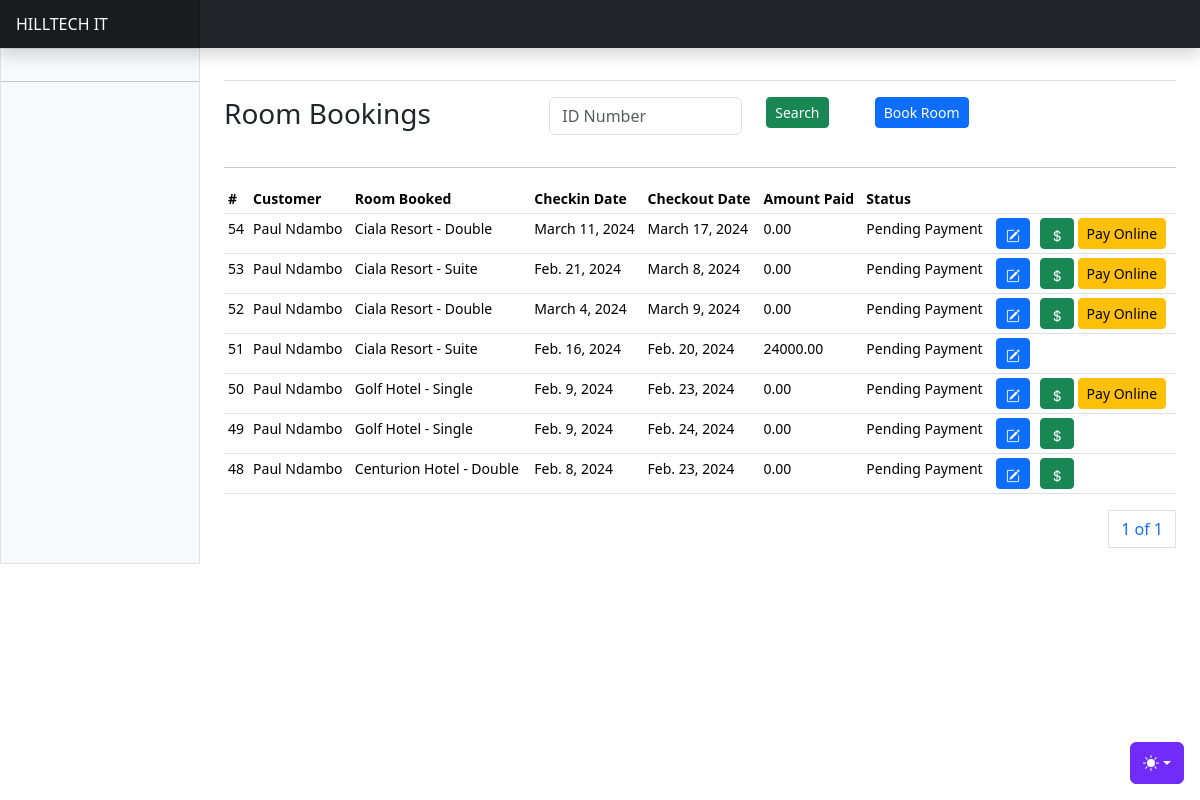
The page /bookings/ on the database its author committed.
### apps/bookings/models.py (models this page shows, shortened)
class RoomBooking(AbstractBaseModel):
    user = models.ForeignKey("users.User", on_delete=models.CASCADE, related_name="customerbookings")
    room = models.ForeignKey("property.PropertyRoom", on_delete=models.SET_NULL, null=True, related_name="roombookings")
    booked_from = models.DateField()
    booked_to = models.DateField()
    amount_expected = models.DecimalField(max_digits=100, decimal_places=2, default=0)
    amount_paid = models.DecimalField(max_digits=100, decimal_places=2)
    days_booked = models.IntegerField(default=0)
    fully_paid = models.BooleanField(default=False)
    rooms_booked = models.IntegerField(default=1)
    payment_link = models.URLField(null=True)
    reference = models.CharField(max_length=255, null=True)
    transaction_id = models.CharField(max_length=255, null=True)
    is_over = models.BooleanField(default=False)
    status = models.CharField(
        max_length=255,
        null=True,
        default="Pending Payment",
        choices=BOOKING_STATUS_CHOICES,
    )
    payment_notif_send = models.BooleanField(default=False)
    notif_send = models.BooleanField(default=False)

### apps/users/models.py (models this page shows, shortened)
class User(AbstractUser, AbstractBaseModel):
    role = models.CharField(choices=ROLE_CHOICES, max_length=32, null=True)
    phone_number = models.CharField(max_length=255, null=True)
    id_number = models.CharField(max_length=255, null=True)
    gender = models.CharField(max_length=255, null=True, choices=GENDER_CHOICES)
    date_of_birth = models.DateField(null=True)
    city = models.CharField(max_length=255, null=True)
    country = models.CharField(max_length=255, null=True)
    address = models.CharField(max_length=255, null=True)
    token = models.CharField(null=True, max_length=255)
    token_expiration_date = models.DateTimeField(null=True)
    activation_date = models.DateTimeField(null=True)
    position = models.CharField(
        max_length=255, choices=STAFF_POSITION_CHOICES, null=True
    )
    def name(self):
        return f"{self.first_name} {self.last_name}"

### apps/property/models.py (models this page shows, shortened)
class PropertyRoom(AbstractBaseModel):
    property = models.ForeignKey(Property, on_delete=models.CASCADE, related_name="propertyrooms")
    room_type = models.CharField(max_length=255, choices=ROOM_TYPES, null=True)
    rooms_number = models.IntegerField(default=0)
    occupancy_capacity = models.PositiveIntegerField(null=True)
    amenities = models.JSONField(default=list)
    view = models.CharField(max_length=255, choices=VIEW_CHOICES, blank=True, null=True)
    smoking_room = models.BooleanField(default=False)
    accessibility_features = models.BooleanField(default=False)
    rate = models.DecimalField(max_digits=10, decimal_places=2, default=0)
    check_in_time = models.TimeField(null=True)
    check_out_time = models.TimeField(null=True)
    available = models.BooleanField(default=True)
    status = models.CharField(
        max_length=255, choices=ROOM_STATUS_CHOICES, default="Available"
    )  # Available, Reserved, Canceled, etc
    booked = models.IntegerField(default=0)
    charge_per_night = models.DecimalField(max_digits=100, decimal_places=2, default=0)

class Property(AbstractBaseModel):
    owner = models.ForeignKey("users.User", on_delete=models.SET_NULL, null=True, related_name="listedproperties")
    name = models.CharField(max_length=255)
    location = models.CharField(max_length=255)
    city = models.CharField(max_length=255)
    country = models.CharField(max_length=255)
    property_type = models.CharField(max_length=255, choices=PROPERTY_TYPE_CHOICES)
    address = models.CharField(max_length=255)
    contact_number = models.CharField(max_length=255)
    email = models.EmailField(null=True)
    cost = models.DecimalField(max_digits=100, decimal_places=2, default=0, null=True)
    number_of_rooms = models.IntegerField(default=0, null=True)
    capacity = models.IntegerField(default=0)
    profile_image = models.ImageField(upload_to="property_images/", null=True)
    approval_status = models.CharField(
        max_length=255, default="Pending", choices=APPROVAL_CHOICES
    )
    children_allowed = models.IntegerField(default=0)
    adults_allowed = models.IntegerField(default=0)
    amenities = models.JSONField(default=list)
    pets_allowed = models.BooleanField(default=True)
    smoking_allowed = models.BooleanField(default=True)

### apps/bookings/views.py (the view)
# urls.py: path("bookings/", include("apps.bookings.urls")),
def bookings(request):
    bookings = RoomBooking.objects.all().order_by("-created")
    paginator = Paginator(bookings, 10)
    page_number = request.GET.get("page")
    page_obj = paginator.get_page(page_number)
    context = {"bookings": bookings, "page_obj": page_obj}
    return render(request, "booking/bookings.html", context)

### templates/booking/bookings.html (shortened to what this page needs)
{% extends "base.html" %}
{% block content %}
<div class="row">
    <div class="col-4">
        <h3>Room Bookings</h3>
    </div>
    <div class="col-4">
        <form method="POST">
            <div class="input-group mb-3">
              <div class="row">
                <div class="col-8">
                  <input type="text" class="form-control" id="reg_number" name="reg_number" placeholder="ID Number" >
                </div>
                <div class="col-4">
                  <button class="btn btn-success btn-sm">Search</button>
                </div>
              </div>
            </div>
          </form>
    </div>
    <div class="col-4">
        <a href="{% url 'properties' %}" class="btn btn-primary btn-sm">Book Room</a>
    </div>
</div>
<hr/>
      <div class="table-responsive small">
        <table class="table table-sm">
          <thead>
            <tr>
              <th scope="col">#</th>
              <th scope="col">Customer</th>
              <th scope="col">Room Booked</th>
              <th scope="col">Checkin Date</th>
              <th scope="col">Checkout Date</th>
              <th scope="col">Amount Paid</th>
              <th scope="col">Status</th>
              <th scope="col" colspan="3"></th>
            </tr>
          </thead>
          <tbody>
            {% for booking in page_obj %}
            <tr>
              <td>{{booking.id}}</td>
              <td>{{booking.user.name}}</td>
              <td>{{booking.room.property.name}} - {{booking.room.room_type}}</td>
              <td>{{booking.booked_from}}</td>
              <td>{{booking.booked_to}}</td>
              <td>{{booking.amount_paid}}</td>
              <td>{{booking.status}}</td>
              <td>
                <a class="btn btn-primary btn-sm" data-bs-toggle="modal" data-bs-target="#editBookingModal{{ booking.id }}">
                    <i class="bi bi-pencil-square"></i>
                </a>
              </td>
              <td>
                {% if booking.amount_paid == booking.amount_expected %}
                {% else %}
                <a class="btn btn-success btn-sm" data-bs-toggle="modal" data-bs-target="#payBookingModal{{ booking.id }}">
                    <i class="bi bi-currency-dollar"></i>
                </a>
                {% if booking.payment_link %}
                <a href="{{booking.payment_link}}" class="btn btn-warning btn-sm">Pay Online</a>
                {% endif %}
                {% endif %}
              </td>
            </tr>
            {% endfor %}
          </tbody>
        </table>
        <div>
          <nav aria-label="Page navigation example">
            <ul class="pagination justify-content-end">
              <a class="page-link" href="#">{{ page_obj.number }} of {{ page_obj.paginator.num_pages }}</a>
            </ul>
          </nav>
        </div>
      </div>
{% endblock content %}

### static/dashboard.css (style rules this page uses)
.bi { display: inline-block; width: 1rem; height: 1rem; }

### templates/base.html (style rules this page uses)
.bi { vertical-align: -.125em; fill: currentColor; }

### rows shown on the page
RoomBooking: id "54", user.name "Paul Ndambo", room.property.name "Ciala Resort", room.room_type "Double", booked_from "March 11, 2024", booked_to "March 17, 2024", amount_paid "0.00", status "Pending Payment"
RoomBooking: id "53", user.name "Paul Ndambo", room.property.name "Ciala Resort", room.room_type "Suite", booked_from "Feb. 21, 2024", booked_to "March 8, 2024", amount_paid "0.00", status "Pending Payment"
RoomBooking: id "52", user.name "Paul Ndambo", room.property.name "Ciala Resort", room.room_type "Double", booked_from "March 4, 2024", booked_to "March 9, 2024", amount_paid "0.00", status "Pending Payment"
RoomBooking: id "51", user.name "Paul Ndambo", room.property.name "Ciala Resort", room.room_type "Suite", booked_from "Feb. 16, 2024", booked_to "Feb. 20, 2024", amount_paid "24000.00", status "Pending Payment"
RoomBooking: id "50", user.name "Paul Ndambo", room.property.name "Golf Hotel", room.room_type "Single", booked_from "Feb. 9, 2024", booked_to "Feb. 23, 2024", amount_paid "0.00", status "Pending Payment"
RoomBooking: id "49", user.name "Paul Ndambo", room.property.name "Golf Hotel", room.room_type "Single", booked_from "Feb. 9, 2024", booked_to "Feb. 24, 2024", amount_paid "0.00", status "Pending Payment"
RoomBooking: id "48", user.name "Paul Ndambo", room.property.name "Centurion Hotel", room.room_type "Double", booked_from "Feb. 8, 2024", booked_to "Feb. 23, 2024", amount_paid "0.00", status "Pending Payment"

### other values the page prints
{{ page_obj.number }} "1"
{{ page_obj.paginator.num_pages }} "1"
